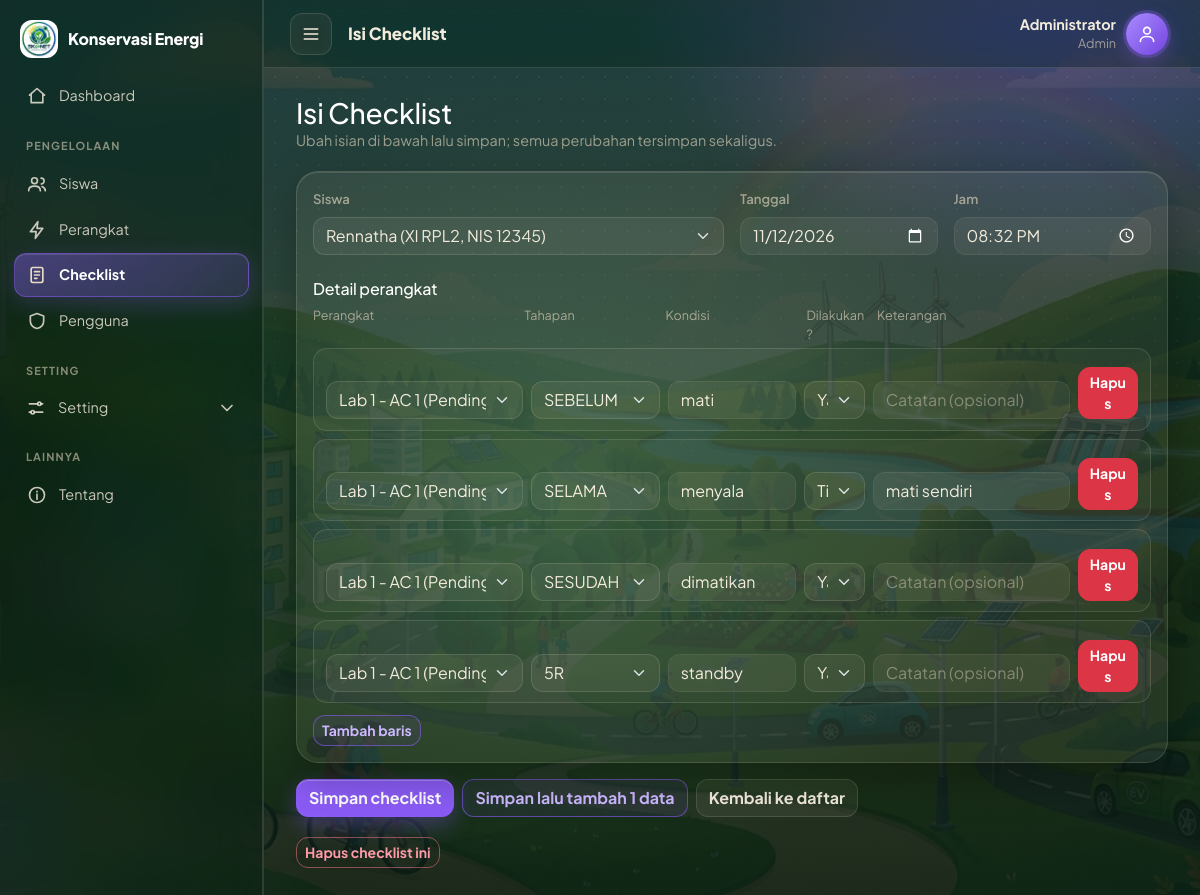
The app's page /checklist/form.php?id=11 (signed in) with its own data.
### tables this page shows
CREATE TABLE `checklist` (
  `id_checklist` int(11) NOT NULL,
  `nis` int(10) DEFAULT NULL,
  `id_user` int(11) DEFAULT NULL,
  `tanggal` date NOT NULL,
  `jam` time NOT NULL
);

CREATE TABLE `siswa` (
  `nis` int(10) NOT NULL,
  `nama` varchar(100) NOT NULL,
  `kelas` varchar(10) NOT NULL
);

CREATE TABLE `detail_checklist` (
  `id_detail` int(11) NOT NULL,
  `id_checklist` int(11) NOT NULL,
  `id_perangkat` int(11) NOT NULL,
  `tahapan` enum('SEBELUM','SELAMA','SESUDAH','5R') NOT NULL,
  `kondisi` varchar(100) NOT NULL,
  `status` enum('Ya','Tidak') NOT NULL,
  `keterangan` text DEFAULT NULL
);

CREATE TABLE `perangkat` (
  `id_perangkat` int(11) NOT NULL,
  `nama_perangkat` varchar(100) NOT NULL,
  `jenis` varchar(50) NOT NULL,
  `keterangan` text DEFAULT NULL
);

### checklist/form.php (the view, shortened to what this page needs)
<?php
require_once __DIR__ . '/../includes/functions.php';
$edit = isset($_GET['id']);
$idCl = $edit ? (int)$_GET['id'] : 0;
$milikGuru = is_guru();
$namaPemilik = '';
$row  = ['nis' => '', 'tanggal' => date('Y-m-d'), 'jam' => date('H:i')];
$rows = [];
if ($edit) {
    $c   = ambil_checklist($pdo, $idCl);
    $row = ['nis' => $c['nis'], 'tanggal' => $c['tanggal'], 'jam' => substr($c['jam'], 0, 5)];
    $st  = $pdo->prepare('SELECT * FROM detail_checklist WHERE id_checklist = ?
                          ORDER BY FIELD(tahapan, "SEBELUM", "SELAMA", "SESUDAH", "5R"), id_detail');
    $st->execute([$idCl]);
    $rows = $st->fetchAll();
}
$bolehHapus = user()['level'] === 'Admin';
$admin      = user()['level'] === 'Admin';
$daftarSiswa     = $pdo->query('SELECT nis, nama, kelas FROM siswa ORDER BY kelas, nama')->fetchAll();
$daftarPerangkat = $pdo->query('SELECT id_perangkat, nama_perangkat, jenis FROM perangkat ORDER BY nama_perangkat')->fetchAll();
$daftarTahapan   = ['SEBELUM', 'SELAMA', 'SESUDAH', '5R'];
function baris_detail($i, $r, $perangkat, $tahapan, $bolehHapus) {
    $ada = $r['id_detail'] !== '' && $r['id_detail'] !== null;
    ob_start(); ?>
    <div class="row g-2 align-items-end baris-detail mb-2"<?= $ada ? ' data-ada="1" id="d' . (int)$r['id_detail'] . '"' : '' ?>>
      <div class="col-md-3"><label class="form-label small muted d-md-none">Perangkat</label>
        <select name="detail[<?= $i ?>][id_perangkat]" class="form-select">
          <?php foreach ($perangkat as $p): ?>
            <option value="<?= $p['id_perangkat'] ?>" <?= (int)$r['id_perangkat'] === (int)$p['id_perangkat'] ? 'selected' : '' ?>><?= e($p['nama_perangkat'] . ' (' . $p['jenis'] . ')') ?></option>
          <?php endforeach; ?></select></div>
      <div class="col-6 col-md-2"><label class="form-label small muted d-md-none">Tahapan</label>
        <select name="detail[<?= $i ?>][tahapan]" class="form-select">
          <?php foreach ($tahapan as $t): ?><option <?= $r['tahapan'] === $t ? 'selected' : '' ?>><?= $t ?></option><?php endforeach; ?></select></div>
      <div class="col-6 col-md-2"><label class="form-label small muted d-md-none">Kondisi</label>
        <input name="detail[<?= $i ?>][kondisi]" class="form-control" maxlength="100" value="<?= e($r['kondisi']) ?>" placeholder="Contoh: menyala, mati"></div>
      <div class="col-6 col-md-1"><label class="form-label small muted d-md-none">Dilakukan?</label>
        <select name="detail[<?= $i ?>][status]" class="form-select">
          <option <?= $r['status'] === 'Ya' ? 'selected' : '' ?>>Ya</option><option <?= $r['status'] === 'Tidak' ? 'selected' : '' ?>>Tidak</option></select></div>
      <div class="col-6 col-md-3"><label class="form-label small muted d-md-none">Keterangan</label>
        <input name="detail[<?= $i ?>][keterangan]" class="form-control" value="<?= e($r['keterangan']) ?>" placeholder="Catatan (opsional)"></div>
      <div class="col-12 col-md-1 text-md-end">
        <?php if (!$ada || $bolehHapus): ?><button type="button" class="btn btn-danger btn-sm w-100 hapus-baris">Hapus</button><?php endif; ?></div>
    </div>
    <?php return ob_get_clean();
}
require '../includes/header.php';
?>
<div><h3 class="mb-0">Isi Checklist</h3>
  <div class="muted"><?= $edit ? 'Ubah isian di bawah lalu simpan; semua perubahan tersimpan sekaligus.' : 'Catat kondisi perangkat satu per satu. Klik "Tambah baris" bila ada perangkat lain.' ?></div></div>
<form method="post"><?= csrf_field() ?>
<div class="card"><div class="card-body">
  <div class="row g-3">
    <div class="col-md-6"><label class="form-label"><?= $milikGuru ? 'Guru' : 'Siswa' ?></label>
      <?php if ($milikGuru): ?>
        <input class="form-control" value="<?= e($namaPemilik) ?><?= is_guru() ? ' (akun Anda)' : '' ?>" readonly>
      <?php elseif (siswa_terbatas()): ?>
        <input class="form-control" value="NIS <?= e($row['nis']) ?> (akun Anda)" readonly>
      <?php else: ?>
        <select name="nis" class="form-select" required>
          <?php foreach ($daftarSiswa as $s): ?>
            <option value="<?= $s['nis'] ?>" <?= (int)$row['nis'] === (int)$s['nis'] ? 'selected' : '' ?>><?= e($s['nama'] . ' (' . $s['kelas'] . ', NIS ' . $s['nis'] . ')') ?></option>
          <?php endforeach; ?></select>
      <?php endif; ?></div>
    <div class="col-7 col-md-3"><label class="form-label">Tanggal</label>
      <input type="date" name="tanggal" class="form-control" value="<?= e($row['tanggal']) ?>" required></div>
    <div class="col-5 col-md-3"><label class="form-label">Jam</label>
      <input type="time" name="jam" class="form-control" value="<?= e($row['jam']) ?>" required></div>
  </div>
  <h6 class="mt-4 mb-2">Detail perangkat</h6>
  <div class="row g-2 d-none d-md-flex small muted mb-1">
    <div class="col-md-3">Perangkat</div><div class="col-md-2">Tahapan</div><div class="col-md-2">Kondisi</div>
    <div class="col-md-1">Dilakukan?</div><div class="col-md-3">Keterangan</div><div class="col-md-1"></div></div>
  <div id="baris"><?php foreach ($rows as $i => $r) echo baris_detail($i, $r, $daftarPerangkat, $daftarTahapan, $bolehHapus); ?></div>
  <button type="button" class="btn btn-outline-success btn-sm mt-1" id="tambah">Tambah baris</button>
</div></div>
<div class="d-flex flex-wrap gap-2 mt-3">
  <button class="btn btn-success">Simpan checklist</button>
  <button class="btn btn-outline-success" name="aksi" value="tambah">Simpan lalu tambah 1 data</button>
  <a class="btn btn-outline-secondary" href="index.php"><?= $edit ? 'Kembali ke daftar' : 'Batal' ?></a>
</div>
</form>
<?php if ($edit && $admin): ?>
<form method="post" action="hapus.php" onsubmit="return confirm('Hapus checklist ini beserta semua barisnya?')">
  <button class="btn btn-outline-danger btn-sm">Hapus checklist ini</button>
</form>
<?php endif; ?>
<?php require '../includes/footer.php'; ?>

### records on screen
checklist: nis "Rennatha (XI RPL2, NIS 12345)", tanggal "11/12/2026"
detail_checklist: id_perangkat.jenis "Lab 1 - AC 1 (Pendingin)", tahapan "SEBELUM", kondisi "mati", status "Ya", shows "Hapus"
detail_checklist: id_perangkat.jenis "Lab 1 - AC 1 (Pendingin)", tahapan "SELAMA", kondisi "menyala", status "Tidak", keterangan "mati sendiri", shows "Hapus"
detail_checklist: id_perangkat.jenis "Lab 1 - AC 1 (Pendingin)", tahapan "SESUDAH", kondisi "dimatikan", status "Ya", shows "Hapus"
detail_checklist: id_perangkat.jenis "Lab 1 - AC 1 (Pendingin)", tahapan "5R", kondisi "standby", status "Ya", shows "Hapus"

### other values on screen
$label "Dashboard Siswa Perangkat Checklist Pengguna Tentang"
$judul "Isi Checklist"
$u['nama'] "Administrator"
$level "Admin"
